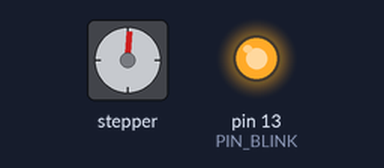
A sketch run on a simulated Arduino Uno, built with avr-gcc and run on an emulated ATmega328P. Parts: stepper motor, output pins drawn as LEDs (lit = HIGH). Wiring (inferred from the names in the program): stepper motor driver (63 steps per turn assumed): step pin 2; direction pin 3. Pins used as bus, display or sensor lines are not drawn.

Above: at 0.05 s.
At 2.8 s:
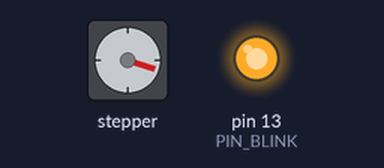
At 5.6 s:
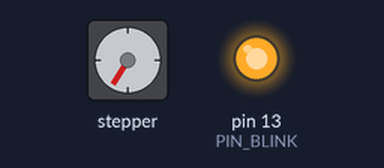
At 11.15 s:
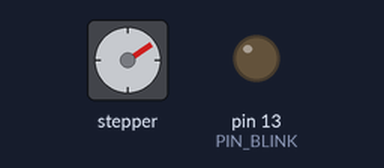
Timing chart, 0 to 14.5 s (numbered marks = the images above):
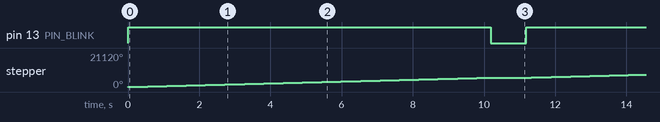

Measured:
- by itself, pin 13 (PIN_BLINK): alternates HIGH for 10.2 s and LOW for 1.0 s
- by itself, stepper: turns 5817° clockwise in 10.2 s, repeating every 11.2 s

The sketch:

testStepper.ino
```cpp
#define PIN_STEP 2
#define PIN_DIR 3
#define PIN_BLINK 13
#define DELAY_STEP 10
#define DELAY_BIG 1000

#define STEPS_PER_REVOLUTION (63.68395 * 16.0)  // 32 for full step => 63.68395 * 32.0 = 2037.8864


int numSteps = STEPS_PER_REVOLUTION;//100;//100;//708;                 //720/5.625 degree = 128/2 = 64 //int numSteps = 48;Number of steps in 360 degree rotation
int rotations = 1;

void setup() {
  pinMode(PIN_STEP, OUTPUT);
  pinMode(PIN_DIR, OUTPUT);
  pinMode(PIN_BLINK, OUTPUT);

  digitalWrite(PIN_DIR, HIGH);
}

void loop() {
  unsigned int idx;
  unsigned int totalSteps = (numSteps * rotations);

  digitalWrite(PIN_BLINK, HIGH);

  for (idx = 0; idx < totalSteps; ++idx) {
    digitalWrite(PIN_STEP, LOW);    // Prepare to take a step
    //delay(DELAY_STEP); /* not necessary but for debugging*/
    digitalWrite(PIN_STEP, HIGH) ;  // Take a step
    delay(DELAY_STEP);              // Allow some delay between energizing the coils to allow stepper rotor time to respond.
  }

  digitalWrite(PIN_BLINK, LOW);

  delay(DELAY_BIG);
}
```
